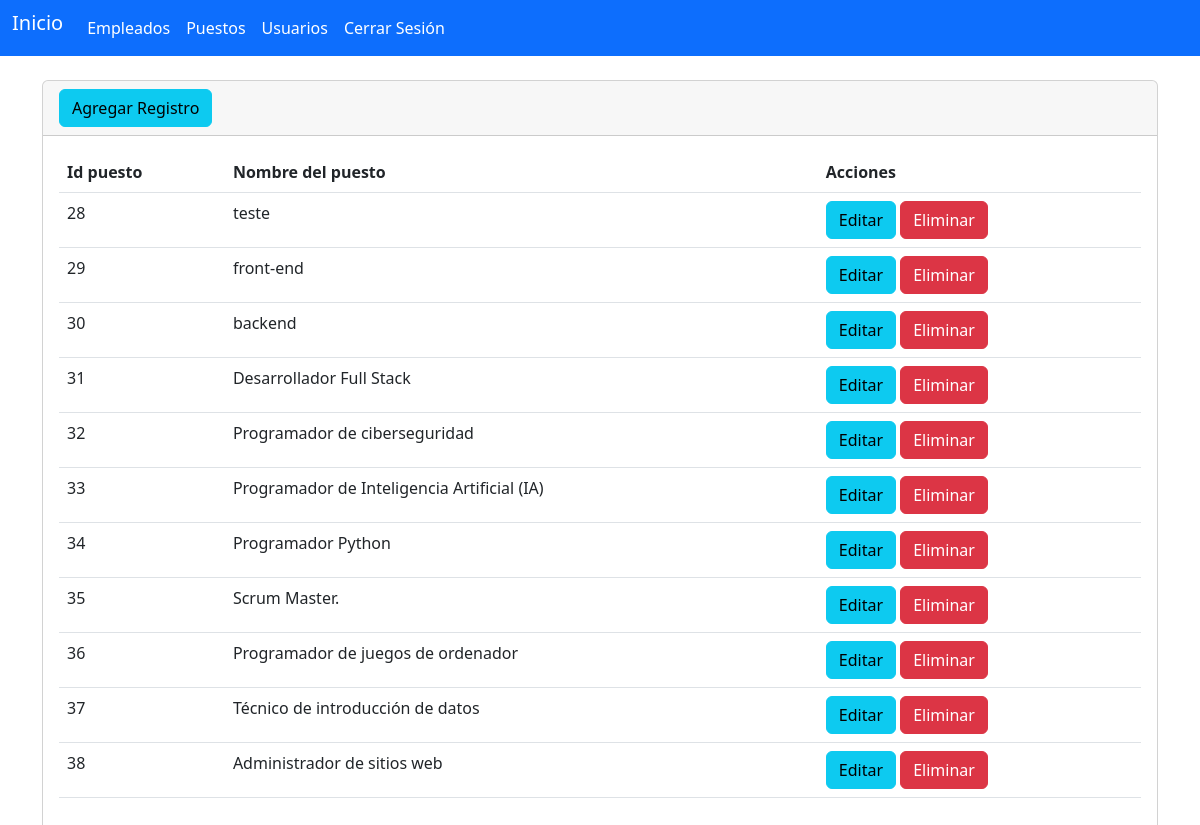
Screenshot of /secciones/puestos/index.php (signed in) with the database file from the repository.
### tables this page shows
CREATE TABLE `tb_puestos` (
  `id` int(11) NOT NULL,
  `nombredelpuesto` varchar(255) DEFAULT NULL
);

### secciones/puestos/index.php (the view, shortened to what this page needs)
<?php include("../../templates/header.php"); ?>
<?php
include("../../bd.php");
$sentencia=$conexion->prepare("SELECT * FROM `tb_puestos`");
$sentencia->execute();
$lista_tb_puestos=$sentencia->fetchAll(PDO::FETCH_ASSOC);
?>
<br/>
<div class="card">
    <div class="card-header">
    <a name="" id="" class="btn btn-info" href="crear.php" role="button">Agregar Registro</a>
    </div>
    <div class="card-body">
    <div class="table-responsive-sm">
    <table class="table table" id="tabla_id">
        <thead>
            <tr>
                <th scope="col">Id puesto</th>
                <th scope="col">Nombre del puesto</th>
                <th scope="col">Acciones</th>
            </tr>
        </thead>
        <tbody>
            <?php foreach ($lista_tb_puestos as $registro) { ?>
                <tr class="">
                <td scope="row"><?php  echo $registro['id']; ?></td>
                <td><?php  echo $registro['nombredelpuesto']; ?></td>
                <td>
                    <a class="btn btn-info" href="editar.php?txtID=<?php  echo $registro['id']; ?>" role="button">Editar</a>
                    <a class="btn btn-danger" href="javascript:borrar(<?php  echo $registro['id']; ?>);" role="button">Eliminar</a>
                </td>
                </tr>
            <?php } ?>
        </tbody>
    </table>
</div>
    </div>
</div>
<?php include("../../templates/footer.php"); ?>

### secciones/puestos/index.php (style rules this page uses)
body { background: url(fondo3.svg); background-repeat: no-repeat; background-attachment: fixed; background-size: 100% 100%; }

### rows the page displays
tb_puestos: id "28", nombredelpuesto "teste"
tb_puestos: id "29", nombredelpuesto "front-end"
tb_puestos: id "30", nombredelpuesto "backend"
tb_puestos: id "31", nombredelpuesto "Desarrollador Full Stack"
tb_puestos: id "32", nombredelpuesto "Programador de ciberseguridad"
tb_puestos: id "33", nombredelpuesto "Programador de Inteligencia Artificial (IA)"
tb_puestos: id "34", nombredelpuesto "Programador Python"
tb_puestos: id "35", nombredelpuesto "Scrum Master."
tb_puestos: id "36", nombredelpuesto "Programador de juegos de ordenador"
tb_puestos: id "37", nombredelpuesto "Técnico de introducción de datos"
tb_puestos: id "38", nombredelpuesto "Administrador de sitios web"
